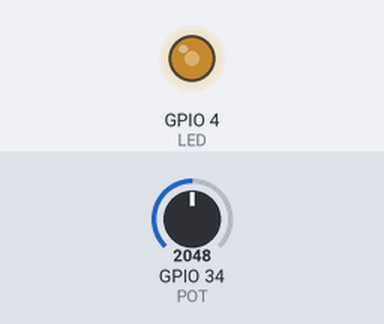
This sketch was run on a simulated ESP32. On the bench: output pins drawn as LEDs (lit = HIGH). The inputs (shaded band) are chosen by the test bench; at power-on: GPIO 34 (POT) = 2048. What the sketch prints to the serial monitor is not drawn.

Above: at 1.2 s.
1.3 s: GPIO 34 (POT) set to 2866
At 2.0 s:
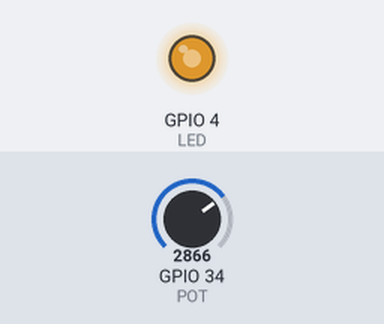
2.8 s: GPIO 34 (POT) set to 3603
At 3.3 s:
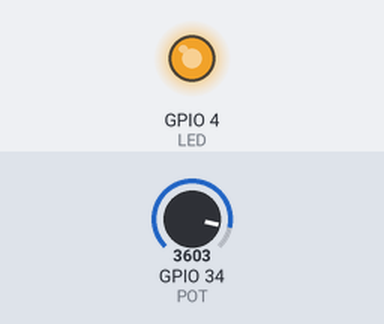
4.3 s: GPIO 34 (POT) set to 491
At 5.3 s:
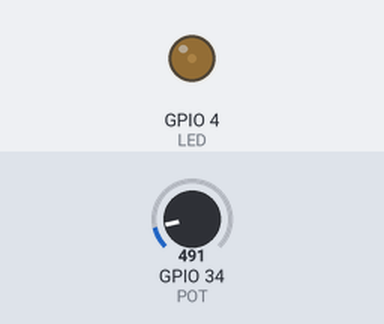
5.8 s: GPIO 34 (POT) set to 0
At 6.5 s:
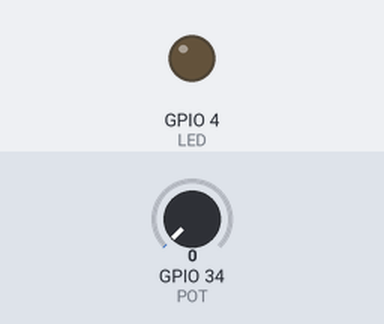
Timing chart, 0 to 8.3 s (numbered marks = the images above; inputs shaded):
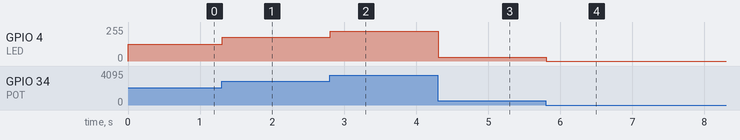

The sketch:

lectura_analoga.ino
```cpp
#define POT 34
#define LED 4

void setup() {
  Serial.begin(115200);
  Serial.println("Practica de control analogo");
  pinMode(LED, OUTPUT);
}

void loop() {
  int valorPot = analogRead(POT);
  int brillo = map(valorPot, 0, 4095, 0, 255);

  analogWrite(LED, brillo);

  Serial.print("Potenciómetro: ");
  Serial.print(valorPot);
  Serial.print(" → Brillo: ");
  Serial.println(brillo);

  delay(10);
}
```

Measured:
- after the input at 1.3 s, GPIO 4 (LED): 127/255 → 178/255 at once
- after the input at 2.8 s, GPIO 4 (LED): 178/255 → 224/255 at once
- after the input at 4.3 s, GPIO 4 (LED): 224/255 → 30/255 at once
- after the input at 5.8 s, GPIO 4 (LED): 30/255 → 0/255 at once
